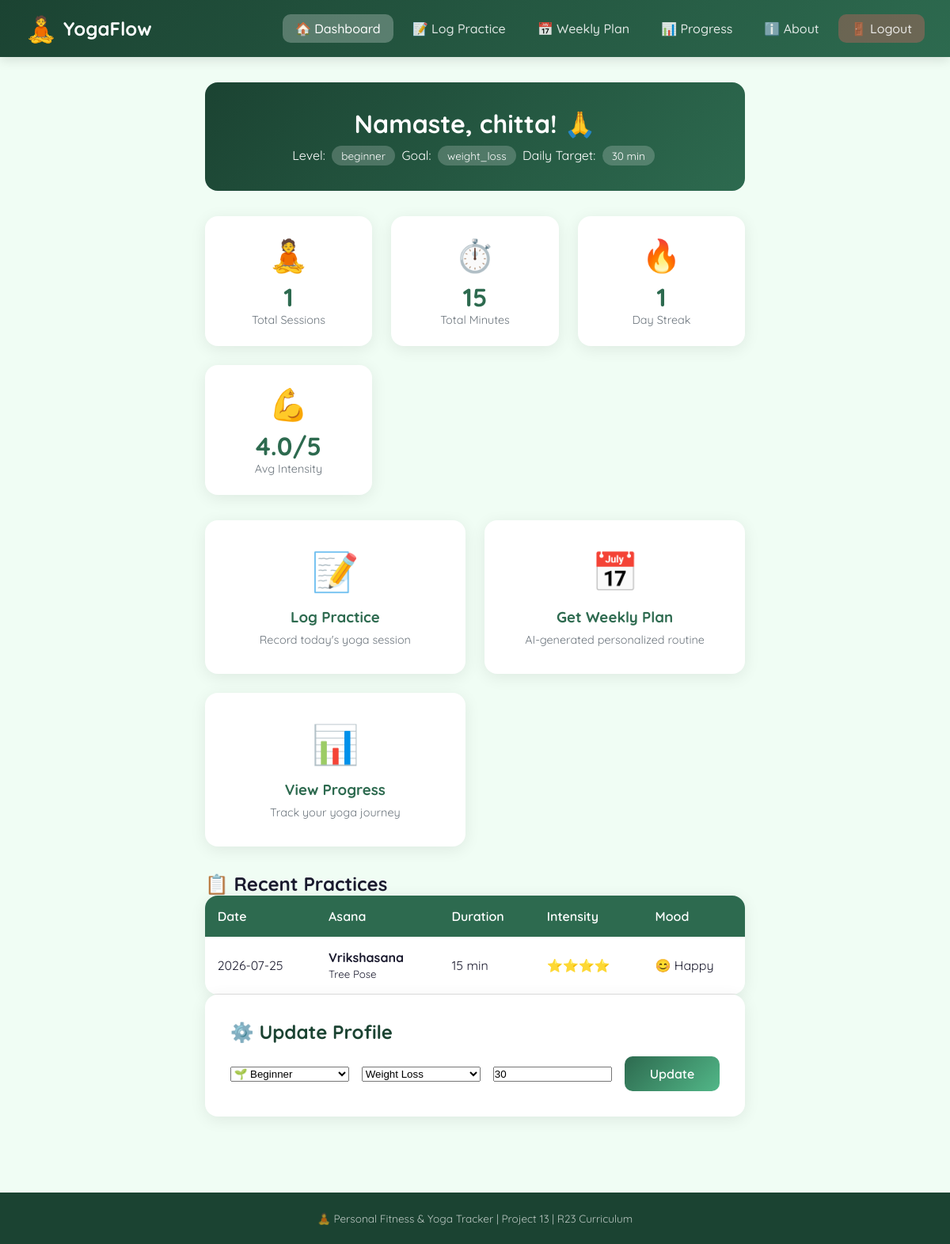
The app's page / (signed in) with its own data.
### tables this page shows
CREATE TABLE users (
            email TEXT PRIMARY KEY,
            name TEXT NOT NULL,
            level TEXT NOT NULL,
            goal TEXT NOT NULL,
            time_per_day INTEGER NOT NULL,
            created_at TEXT NOT NULL
        );

CREATE TABLE logs (
            id INTEGER PRIMARY KEY AUTOINCREMENT,
            user_email TEXT NOT NULL,
            asana TEXT NOT NULL,
            english_name TEXT,
            date TEXT NOT NULL,
            duration INTEGER NOT NULL,
            intensity INTEGER NOT NULL,
            notes TEXT,
            mood TEXT,
            logged_at TEXT NOT NULL,
            FOREIGN KEY (user_email) REFERENCES users (email)
        );

### app.py (the view)
@app.route("/")
def index():
    user = get_current_user()
    if not user:
        return redirect(url_for("login"))
    conn = get_db()
    cursor = conn.cursor()
    cursor.execute('''
        SELECT * FROM logs
        WHERE user_email = ?
        ORDER BY date DESC, logged_at DESC
        LIMIT 5
    ''', (session["user_email"],))
    recent_logs = [dict(row) for row in cursor.fetchall()]
    cursor.execute("SELECT * FROM logs WHERE user_email = ?", (session["user_email"],))
    all_logs = [dict(row) for row in cursor.fetchall()]
    conn.close()
    stats = analyze_progress(all_logs)
    return render_template("index.html", user=user, stats=stats, recent_logs=recent_logs)

### app.py (called while the page is built)
def get_db():
    conn = sqlite3.connect(DB_NAME)
    conn.row_factory = sqlite3.Row  # Allows accessing columns by name
    return conn

def get_current_user():
    if "user_email" not in session:
        return None
    conn = get_db()
    cursor = conn.cursor()
    cursor.execute("SELECT * FROM users WHERE email = ?", (session["user_email"],))
    user = cursor.fetchone()
    conn.close()
    if user:
        return dict(user)  # Convert sqlite3.Row to dictionary
    return None

### templates/index.html (shortened to what this page needs)
{% extends "base.html" %}
{% block content %}
<div class="dashboard">
    <div class="welcome-banner">
        <h1>Namaste, {{ user.name }}! 🙏</h1>
        <p>Level: <span class="badge">{{ user.level }}</span>
           Goal: <span class="badge">{{ user.goal }}</span>
           Daily Target: <span class="badge">{{ user.time_per_day }} min</span></p>
    </div>
    <div class="stats-grid">
        <div class="stat-card">
            <div class="stat-icon">🧘</div>
            <div class="stat-value">{{ stats.total_sessions }}</div>
            <div class="stat-label">Total Sessions</div>
        </div>
        <div class="stat-card">
            <div class="stat-icon">⏱️</div>
            <div class="stat-value">{{ stats.total_minutes }}</div>
            <div class="stat-label">Total Minutes</div>
        </div>
        <div class="stat-card">
            <div class="stat-icon">🔥</div>
            <div class="stat-value">{{ stats.streak }}</div>
            <div class="stat-label">Day Streak</div>
        </div>
        <div class="stat-card">
            <div class="stat-icon">💪</div>
            <div class="stat-value">{{ stats.avg_intensity }}/5</div>
            <div class="stat-label">Avg Intensity</div>
        </div>
    </div>
    <div class="quick-actions">
        <a href="{{ url_for('log_practice') }}" class="action-card">
            <span class="action-icon">📝</span>
            <h3>Log Practice</h3>
            <p>Record today's yoga session</p>
        </a>
        <a href="{{ url_for('weekly_plan') }}" class="action-card">
            <span class="action-icon">📅</span>
            <h3>Get Weekly Plan</h3>
            <p>AI-generated personalized routine</p>
        </a>
        <a href="{{ url_for('progress') }}" class="action-card">
            <span class="action-icon">📊</span>
            <h3>View Progress</h3>
            <p>Track your yoga journey</p>
        </a>
    </div>
    {% if recent_logs %}
    <div class="recent-logs">
        <h2>📋 Recent Practices</h2>
        <table class="data-table">
            <thead>
                <tr>
                    <th>Date</th>
                    <th>Asana</th>
                    <th>Duration</th>
                    <th>Intensity</th>
                    <th>Mood</th>
                </tr>
            </thead>
            <tbody>
                {% for log in recent_logs %}
                <tr>
                    <td>{{ log.date }}</td>
                    <td><strong>{{ log.asana }}</strong><br><small>{{ log.english_name }}</small></td>
                    <td>{{ log.duration }} min</td>
                    <td>{{ "⭐" * log.intensity }}</td>
                    <td>{{ log.mood }}</td>
                </tr>
                {% endfor %}
            </tbody>
        </table>
    </div>
    {% endif %}
    <div class="profile-update">
        <h2>⚙️ Update Profile</h2>
        <form method="POST" action="{{ url_for('update_profile') }}" class="inline-form">
            <select name="level">
                <option value="beginner" {% if user.level == 'beginner' %}selected{% endif %}>🌱 Beginner</option>
            </select>
            <select name="goal">
                <option value="weight_loss" {% if user.goal == 'weight_loss' %}selected{% endif %}>Weight Loss</option>
            </select>
            <input type="number" name="time_per_day" value="{{ user.time_per_day }}" min="10" max="120">
            <button type="submit" class="btn-primary">Update</button>
        </form>
    </div>
</div>
{% endblock %}

### templates/base.html (shortened to what this page needs)
<!DOCTYPE html>
<html lang="en">
<head>
    <link rel="stylesheet" href="{{ url_for('static', filename='css/style.css') }}">
</head>
<body>
    <nav class="navbar">
        <div class="nav-brand">
            <span class="logo">🧘</span>
            <a href="{{ url_for('index') }}">YogaFlow</a>
        </div>
        {% if session.get('user_email') %}
        <ul class="nav-menu">
            <li><a href="{{ url_for('index') }}" class="{% if request.endpoint == 'index' %}active{% endif %}">🏠 Dashboard</a></li>
            <li><a href="{{ url_for('log_practice') }}" class="{% if request.endpoint == 'log_practice' %}active{% endif %}">📝 Log Practice</a></li>
            <li><a href="{{ url_for('weekly_plan') }}" class="{% if request.endpoint == 'weekly_plan' %}active{% endif %}">📅 Weekly Plan</a></li>
            <li><a href="{{ url_for('progress') }}" class="{% if request.endpoint == 'progress' %}active{% endif %}">📊 Progress</a></li>
            <li><a href="{{ url_for('about') }}" class="{% if request.endpoint == 'about' %}active{% endif %}">ℹ️ About</a></li>
            <li><a href="{{ url_for('logout') }}" class="logout-btn">🚪 Logout</a></li>
        </ul>
        {% endif %}
    </nav>
    <main class="container">
        {% block content %}{% endblock %}
    </main>
    <footer class="footer">
        <p>🧘 Personal Fitness & Yoga Tracker | Project 13 | R23 Curriculum</p>
    </footer>
</body>
</html>

### static/css/style.css (style rules this page uses)
* { margin: 0; padding: 0; box-sizing: border-box; }
:root { --primary: #2D6A4F; --primary-light: #52B788; --primary-dark: #1B4332; --accent: #D8F3DC; --bg: #F0FDF4; --card-bg: #ffffff; --text: #1a1a2e; --text-muted: #6c757d; --border: #e0e0e0; --shadow: 0 4px 20px rgba(0, 0, 0, 0.08); --radius: 16px; --transition: all 0.3s ease; }
body { font-family: 'Quicksand', sans-serif; background: var(--bg); color: var(--text); min-height: 100vh; display: flex; flex-direction: column; }
.navbar { background: linear-gradient(135deg, var(--primary-dark), var(--primary)); padding: 1rem 2rem; display: flex; justify-content: space-between; align-items: center; box-shadow: 0 2px 15px rgba(0,0,0,0.15); position: sticky; top: 0; z-index: 100; }
.nav-brand { display: flex; align-items: center; gap: 0.5rem; }
.nav-brand .logo { font-size: 2rem; }
.nav-brand a { color: white; text-decoration: none; font-size: 1.5rem; font-weight: 700; }
.nav-menu { display: flex; list-style: none; gap: 0.5rem; flex-wrap: wrap; }
.nav-menu a { color: rgba(255,255,255,0.85); text-decoration: none; padding: 0.5rem 1rem; border-radius: 10px; font-weight: 500; transition: var(--transition); }
.nav-menu a.active { background: rgba(255,255,255,0.25); color: white; }
.nav-menu .logout-btn { background: rgba(255,100,100,0.3); }
.container { max-width: 1200px; margin: 2rem auto; padding: 0 2rem; flex: 1; }
.btn-primary { background: linear-gradient(135deg, var(--primary), var(--primary-light)); color: white; border: none; padding: 0.75rem 2rem; border-radius: 10px; font-size: 1rem; font-weight: 600; cursor: pointer; transition: var(--transition); font-family: 'Quicksand', sans-serif; }
.welcome-banner { background: linear-gradient(135deg, var(--primary-dark), var(--primary)); color: white; padding: 2rem; border-radius: var(--radius); margin-bottom: 2rem; text-align: center; }
.welcome-banner h1 { font-size: 2rem; margin-bottom: 0.5rem; }
.badge { display: inline-block; background: rgba(255,255,255,0.2); padding: 0.25rem 0.75rem; border-radius: 20px; font-size: 0.85rem; margin: 0 0.25rem; }
.stats-grid { display: grid; grid-template-columns: repeat(auto-fit, minmax(200px, 1fr)); gap: 1.5rem; margin-bottom: 2rem; }
.stat-card { background: var(--card-bg); padding: 1.5rem; border-radius: var(--radius); box-shadow: var(--shadow); text-align: center; transition: var(--transition); }
.stat-icon { font-size: 2.5rem; margin-bottom: 0.5rem; }
.stat-value { font-size: 2rem; font-weight: 700; color: var(--primary); }
.stat-label { color: var(--text-muted); font-size: 0.9rem; }
.quick-actions { display: grid; grid-template-columns: repeat(auto-fit, minmax(250px, 1fr)); gap: 1.5rem; margin-bottom: 2rem; }
.action-card { background: var(--card-bg); padding: 2rem; border-radius: var(--radius); box-shadow: var(--shadow); text-decoration: none; color: var(--text); text-align: center; transition: var(--transition); border: 2px solid transparent; }
.action-icon { font-size: 3rem; display: block; margin-bottom: 1rem; }
.action-card h3 { color: var(--primary); margin-bottom: 0.5rem; }
.action-card p { color: var(--text-muted); font-size: 0.9rem; }
.data-table { width: 100%; border-collapse: collapse; background: var(--card-bg); border-radius: var(--radius); overflow: hidden; box-shadow: var(--shadow); }
.data-table th { background: var(--primary); color: white; padding: 1rem; text-align: left; font-weight: 600; }
.data-table td { padding: 1rem; border-bottom: 1px solid var(--border); }
.profile-update { background: var(--card-bg); padding: 2rem; border-radius: var(--radius); box-shadow: var(--shadow); margin-bottom: 2rem; }
.profile-update h2 { color: var(--primary-dark); margin-bottom: 1rem; }
.inline-form { display: flex; gap: 1rem; flex-wrap: wrap; align-items: center; }
.inline-form select, .inline-form input { flex: 1; min-width: 150px; }
.footer { background: var(--primary-dark); color: rgba(255,255,255,0.7); text-align: center; padding: 1.5rem; margin-top: 2rem; }
.footer p { font-size: 0.85rem; }

### records on screen
users: name "chitta", level "beginner", goal "weight_loss", time_per_day "30", level "🌱 Beginner", goal "Weight Loss"
logs: date "2026-07-25", asana "Vrikshasana", english_name "Tree Pose", duration "15", intensity "⭐⭐⭐⭐", mood "😊 Happy"

### other values on screen
{{ stats.total_sessions }} "1"
{{ stats.total_minutes }} "15"
{{ stats.streak }} "1"
{{ stats.avg_intensity }} "4.0"
